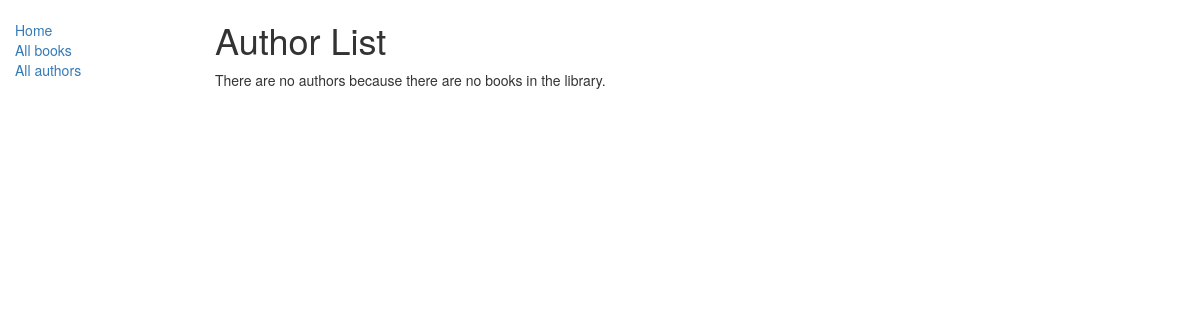
The app's page /catalog/authors/, older data.
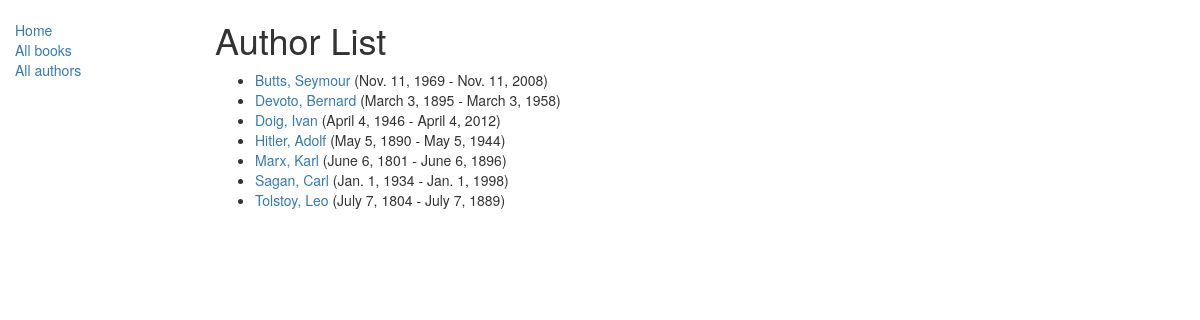
The same page, newer data.
### catalog/models.py (models this page shows)
class Author(models.Model):
    first_name = models.CharField(max_length=100)
    last_name = models.CharField(max_length=100)
    date_of_birth = models.DateField(null=True, blank=True)
    date_of_death = models.DateField('Died', null=True, blank=True)
    class Meta:
        ordering = ["last_name","first_name"]
    def get_absolute_url(self):
        return reverse('author-detail', args=[str(self.id)])
    def __str__(self):
        return '{0}, {1}'.format(self.last_name,self.first_name)

### catalog/views.py (the view)
# urls.py: path('authors/', views.AuthorListView.as_view(), name='authors'),
class AuthorListView(generic.ListView):
    model = Author

### catalog/templates/catalog/author_list.html
{% extends "base_generic.html" %}
{% block content %}
    <h1>Author List</h1>
    {% if author_list %}
    <ul>
      {% for author in author_list %}
      <li>
        <a href="{{ author.get_absolute_url }}">{{ author }}</a> ({{author.date_of_birth}} - {{author.date_of_death}})
      </li>
      {% endfor %}
    </ul>
    {% else %}
      <p>There are no authors because there are no books in the library.</p>
    {% endif %}
{% endblock %}

### catalog/templates/base_generic.html (shortened to what this page needs)
<!DOCTYPE html>
<html lang="en">
<head>
  <link rel="stylesheet" href="https://maxcdn.bootstrapcdn.com/bootstrap/3.3.7/css/bootstrap.min.css">
  {% load static %}
  <link rel="stylesheet" href="{% static 'css/styles.css' %}">
</head>
<body>
  <div class="container-fluid">
    <div class="row">
      <div class="col-sm-2">
      {% block sidebar %}
      <ul class="sidebar-nav">
          <li><a href="{% url 'index' %}">Home</a></li>
	  <li><a href="{% url 'books' %}">All books</a></li>
          <li><a href="{% url 'authors' %}">All authors</a></li>
      </ul>
     {% endblock %}
      </div>
      <div class="col-sm-10 ">
      {% block content %}{% endblock %}
      </div>
    </div>
  </div>
</body>
</html>

### catalog/static/css/styles.css (style rules this page uses)
.sidebar-nav { margin-top: 20px; padding: 0; list-style: none; }

Row changes from the older to the newer data that the page shows:
added Author: last_name+first_name "Butts, Seymour", date_of_birth "Nov. 11, 1969", date_of_death "Nov. 11, 2008"
added Author: last_name+first_name "Devoto, Bernard", date_of_birth "March 3, 1895", date_of_death "March 3, 1958"
added Author: last_name+first_name "Doig, Ivan", date_of_birth "April 4, 1946", date_of_death "April 4, 2012"
added Author: last_name+first_name "Hitler, Adolf", date_of_birth "May 5, 1890", date_of_death "May 5, 1944"
added Author: last_name+first_name "Marx, Karl", date_of_birth "June 6, 1801", date_of_death "June 6, 1896"
added Author: last_name+first_name "Sagan, Carl", date_of_birth "Jan. 1, 1934", date_of_death "Jan. 1, 1998"
added Author: last_name+first_name "Tolstoy, Leo", date_of_birth "July 7, 1804", date_of_death "July 7, 1889"
Text that changed along with them:
text no longer shown: "There are no authors because there are no books in the library."
